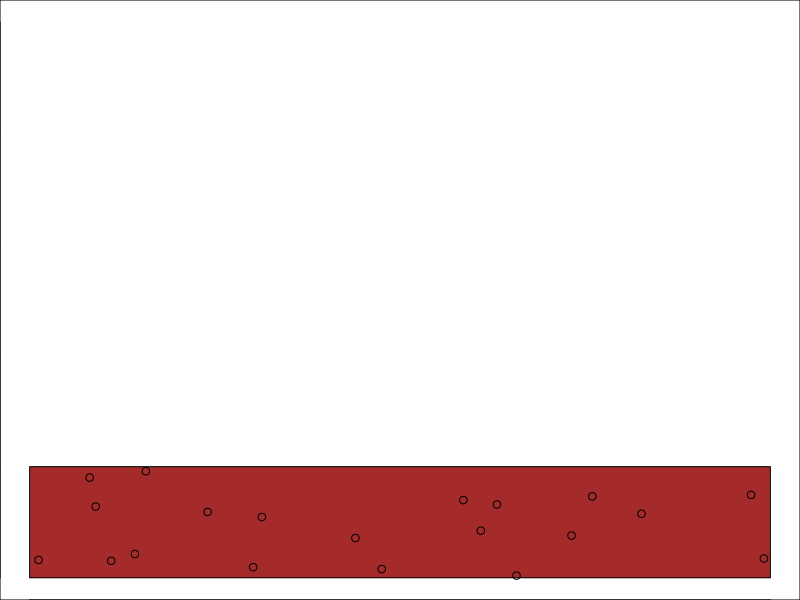

This figure's R source:
#===================#
#					#
#	PLANT WORLD		#
#					#
#===================#

WIDTH <- 1000
GROUND_DEPTH <- 200


createWorld <- function(width=WIDTH, groundDepth=GROUND_DEPTH, skyHeight=800, nNutrient=20) {
	par(mar=rep(0, 4))
	plot(0, 0, type='n', xlim=c(0, width), ylim=c(-groundDepth, skyHeight))
	polygon(c(0, width, width, 0), c(0, 0, -groundDepth, -groundDepth), col='brown')
	nutrientX <- runif(nNutrient, 0, width)
	nutrientY <- runif(nNutrient, -groundDepth, 0)
	nutrientData <- cbind(nutID=1:nNutrient, nutrientX, nutrientY)
	points(nutrientX, nutrientY)
}

createWorld()

createPlant <- function(id) {
	return (list(ID=id, seed=round(runif(1, 0, WIDTH)), height=0, baseWidth=0, energy=500, 
			nutrition=500))
}

sow <- function(nPlants) {
	plantList <- list()
	for (p in 1:nPlants) {
		plant <- createPlant(p)
		plantList[[p]] <- plant
	}
	
	return (plantList)
}

sun <- function(center=c(WIDTH / 2, ), time) {
	
}
